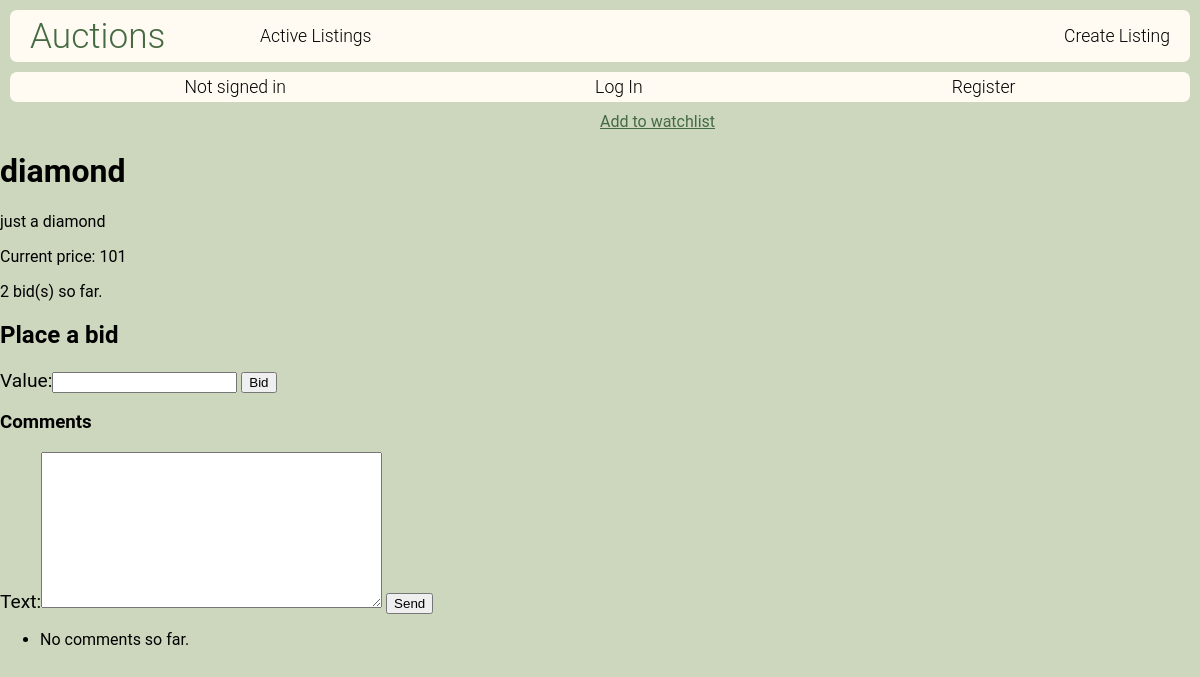
The app's page /listing/11, older data.
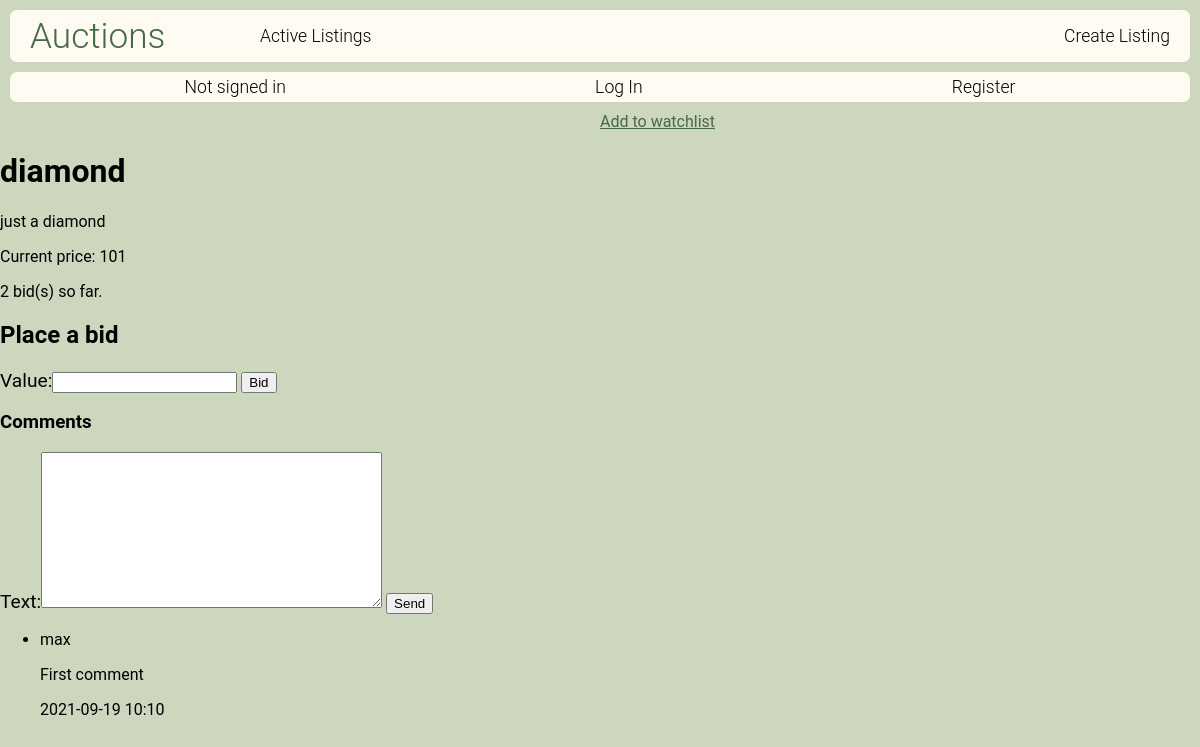
The same page, newer data.
### auctions/models.py (models this page shows, shortened)
class Comment(models.Model):
    user = models.ForeignKey(User, on_delete=models.SET_NULL, related_name="comments", null=True)
    text = models.CharField(max_length=500)
    datetime = models.DateTimeField(default=datetime(2021, 9, 12))
    listing = models.ForeignKey(Listing, on_delete=models.CASCADE, related_name="comments")

class User(AbstractUser):
    watchlist = models.ManyToManyField('Listing', blank=True, related_name="users_watching")

### auctions/views.py (the view, shortened to what this page needs)
# urls.py: path("listing/<int:id>", views.listing, name="listing"),
def listing(request, id):
    try:
        listing = Listing.objects.get(pk=id)
    except Listing.DoesNotExist:
        return render(request, "auctions/404.html")
    comments = Comment.objects.filter(listing=listing).order_by("-datetime").all()
    return render(request, "auctions/listing.html", {
        "listing": listing,
        "form": BidForm(),
        "comment_form": CommentForm(),
        "bids": listing.bids.order_by('-value').all(),
        "comments": comments,
    })

### auctions/views.py
class BidForm(ModelForm):
    class Meta:
        model = Bid
        fields = ["value", "user", "listing"]
        widgets = {
            'user': forms.HiddenInput(),
            'listing': forms.HiddenInput(),
            'value': NumberInput(attrs={'autocomplete': 'off'})
            }

class CommentForm(ModelForm):
    class Meta:
        model = Comment
        fields = ["text", "user", "listing", "datetime"]
        widgets = {
            'user': forms.HiddenInput(),
            'listing': forms.HiddenInput(),
            'datetime': forms.HiddenInput(),
            'text': Textarea(attrs={'autocomplete': 'off'})
            }

### auctions/models.py (called while the page is built)
    def highest_bid(self):
        return self.bids.order_by("-value").first()

### auctions/templates/auctions/listing.html (shortened to what this page needs)
{% extends "auctions/layout.html" %}
{% block body %}
    <div class="container-listing">
        <div class="column1 listing-img-div">
        </div>
        <div class="column2">
            {% if listing in user.watchlist.all %}
                <a href="{% url 'unwatch' listing.id %}">Remove from watchlist</a>
            {% else %}
                <a href="{% url 'watch' listing.id %}">Add to watchlist</a>
            {% endif %}
        </div>
    </div>
    <h1>{{ listing.title }}</h1>
    <p>{{ listing.description }}</p>
    {% if listing.active %}
        <p>Current price:
            {% if listing.highest_bid %}
                {{ listing.highest_bid.value }}
            {% else %}
                {{ listing.starting_price }}
            {% endif %}
        </p>
        <p>{{ listing.bids.count }} bid(s) so far.</p>
        {% if user == listing.owner %}
            <h2>Bid history:</h2>
            <ul>
                {% for bid in bids %}
                <li>{{ bid.value }} by {{ bid.user }}</li>
                {% empty %}
                <li>No bids yet</li>
                {% endfor %}
            </ul>
            <a href="{% url 'deactivate' listing.id %}">Close this listing</a>
        {% else %}
        <h2>Place a bid</h2>
        <form action="{% url 'listing' listing.id %}" method="POST">
            {{ form }}
            <input type="submit" name="place_bid" value="Bid">
        </form>
        {% endif %}
    {% endif %}
    <h3>Comments</h3>
    <form action="{% url 'listing' listing.id %}" method="POST">
        {{ comment_form }}
        <input type="submit" name="comment" value="Send">
    </form>
    <ul>
        {% for comment in comments %}
            <li>
                <p>{{comment.user}}</p>
                <p>{{comment.text}}</p>
                <p>{{comment.datetime|date:'Y-m-d H:i'}}</p>
            </li>
        {% empty %}
            <li>No comments so far.</li>
        {% endfor %}
    </ul>
{% endblock %}

Row changes from the older to the newer data that the page shows:
added Comment: user "max", text "First comment", datetime "2021-09-19 10:10"
Text that changed along with them:
text no longer shown: "No comments so far."
